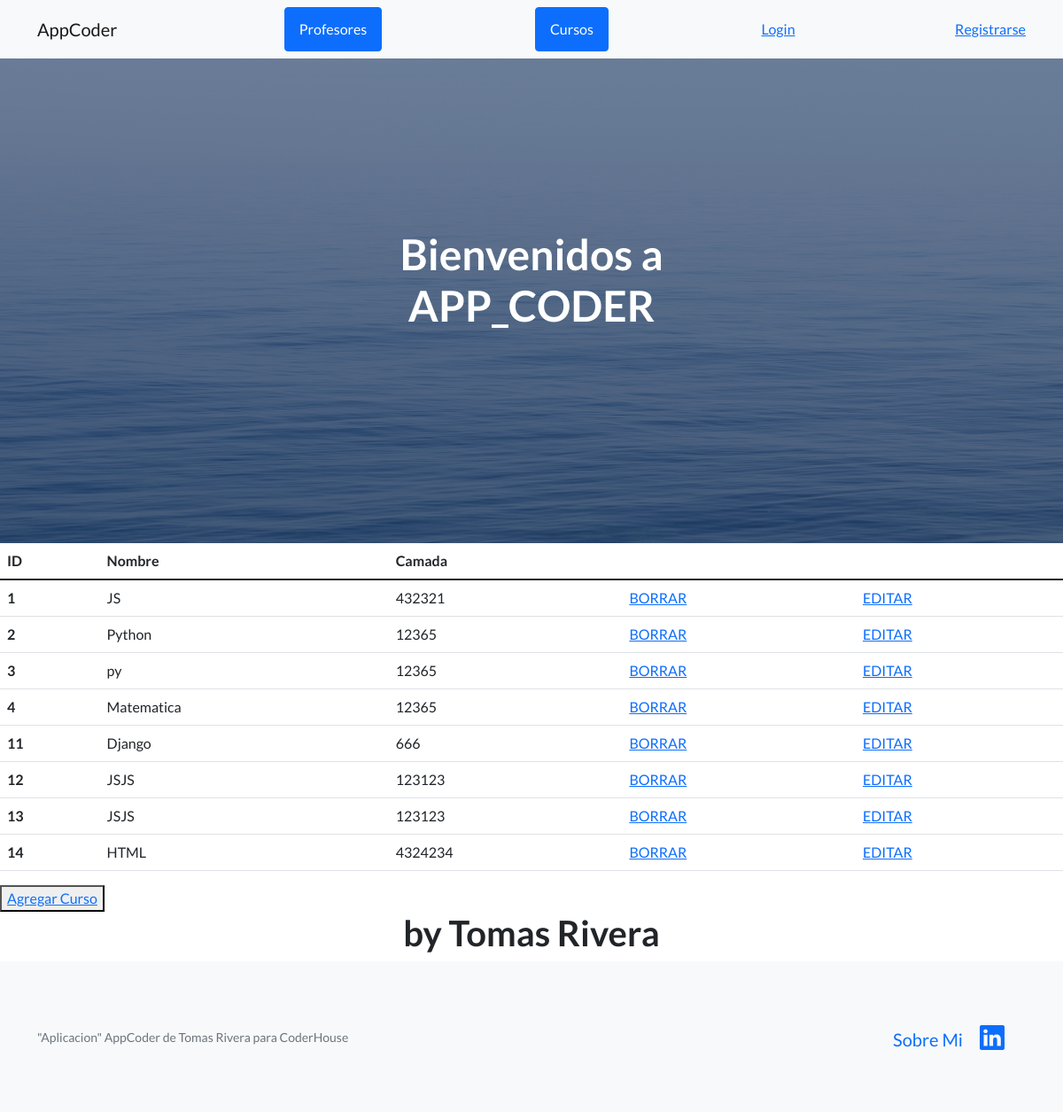
The page /app_coder/cursos/ on the database its author committed.
### app_coder/models.py (models this page shows, shortened)
class Curso(models.Model):
    nombre = models.CharField(max_length=40)  #model como va a ser el dataset en la base de datos sql
    camada = models.IntegerField()       #ya creada la app, voy a settings y "registro" la nueva app

### app_coder/views.py (the view)
# urls.py: path("cursos/" , views.cursos , name="cursos"),
def cursos(request):
    cursos = Curso.objects.all() #importo toda la data de los cursos
    dicc = {"cursos" : cursos}
    plantilla = loader.get_template("cursos.html")
    documento = plantilla.render(dicc)
    return HttpResponse(documento)

### app_coder/template/cursos.html
{% extends "padre.html" %}
{% load static %}
{% block contenido %}
<table class="table">
    <thead>
      <tr>
        <th scope="col">ID</th>
        <th scope="col">Nombre</th>
        <th scope="col">Camada</th>
      </tr>
    </thead>
    <tbody>
      <tr>
        {% for n in cursos %}
        <th scope="row">{{n.id}}</th>
        <td>{{n.nombre}}</td>
        <td>{{n.camada}}</td>
        <td><a href="{% url 'elimina_curso' n.id %}">BORRAR</a></td>
        <td><a href="{% url 'editar_curso' n.id %}">EDITAR</a></td>
      </tr>
      {% endfor %}
    </tbody>
  </table>
  <button>
    <a href="{% url 'Nuevo_curso' %}">Agregar Curso</a>
  </button>
{% endblock %}

### rows shown on the page
Curso: id "1", nombre "JS", camada "432321"
Curso: id "2", nombre "Python", camada "12365"
Curso: id "3", nombre "py", camada "12365"
Curso: id "4", nombre "Matematica", camada "12365"
Curso: id "11", nombre "Django", camada "666"
Curso: id "12", nombre "JSJS", camada "123123"
Curso: id "13", nombre "JSJS", camada "123123"
Curso: id "14", nombre "HTML", camada "4324234"
